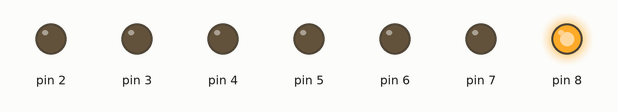
Recording of a sketch running on a simulated Arduino Uno, built with avr-gcc and run on an emulated ATmega328P. Shown: output pins drawn as LEDs (lit = HIGH).

Above: at 0.5 s.
At 2.5 s:
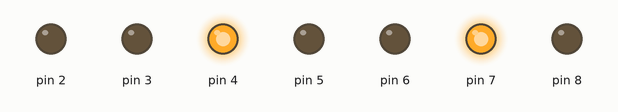
At 3.5 s:
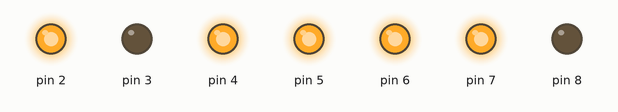
At 5.5 s:
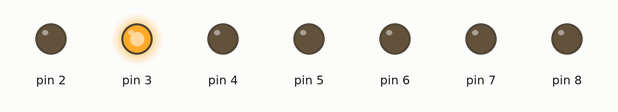
At 8.5 s:
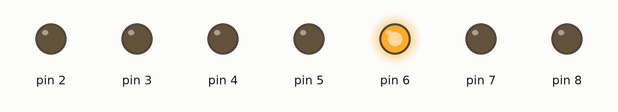
At 11.5 s:
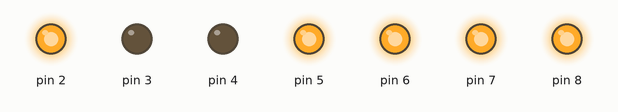
Timing chart, 0 to 13.0 s (numbered marks = the images above):
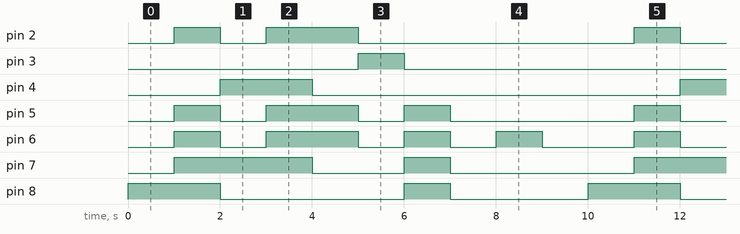

The sketch:

led7.ino
```cpp
char digi[10] = {0XC0, 0xF9, 0XA4, 0XBD, 0X99, 0X82, 0XF8, 0X80, 0X90};
void setup() {
  // put your setup code here, to run once:
  for (int i = 2; i < 9; i++)
  {
    pinMode(i, OUTPUT);
    digitalWrite(i, LOW);
  }
}

void loop() {
  // put your main code here, to run repeatedly:
  for (int n = 0; n < 10; n++)
  {
    char num = digi[n];
    for (int j = 2; j < 9; j++)
     { char X = num & 0X01;
    digitalWrite(j, X);
    num = num >> 1;
  }
  delay(1000);
}
}
```

Measured:
- by itself, pin 2: repeats every 10.0 s: LOW 1.0 s, HIGH 2.0 s, LOW 6.0 s, HIGH 1.0 s
- by itself, pin 3: alternates HIGH for 1.0 s and LOW for 9.0 s
- by itself, pin 4: alternates HIGH for 2.0 s and LOW for 8.0 s
- by itself, pin 5: repeats every 10.0 s: LOW 1.0 s, HIGH 2.0 s, LOW 1.0 s, HIGH 1.0 s, LOW 4.0 s, HIGH 1.0 s
- by itself, pin 6: repeats every 10.0 s: LOW 1.0 s, HIGH 2.0 s, 2 × (LOW 1.0 s, HIGH 1.0 s), LOW 2.0 s, HIGH 1.0 s
- by itself, pin 7: repeats every 10.0 s: LOW 2.0 s, HIGH 1.0 s, LOW 4.0 s, HIGH 3.0 s
- by itself, pin 8: repeats every 10.0 s: LOW 4.0 s, HIGH 1.0 s, LOW 3.0 s, HIGH 2.0 s
